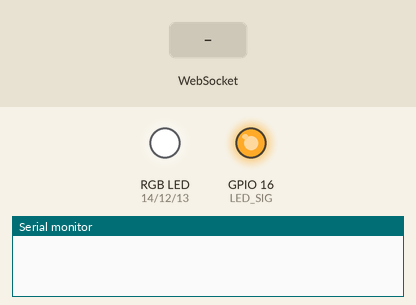
Bench run of a sketch on a simulated ESP8266 (NodeMCU). Parts: an RGB LED mixed from three pins (HIGH = lit), output pins drawn as LEDs (lit = HIGH), the last lines printed to the serial monitor. The inputs (shaded band) are chosen by the test bench. Storage starts empty.

Above: at 0.1 s.
At 3.2 s:
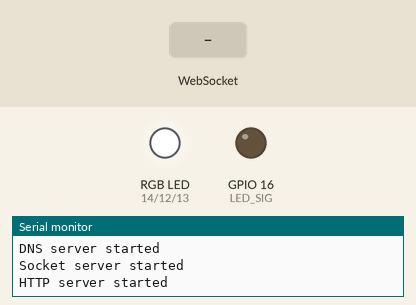
3.3 s: WebSocket text "1" received
Timing chart, 0 to 6.3 s (numbered marks = the images above; inputs shaded):
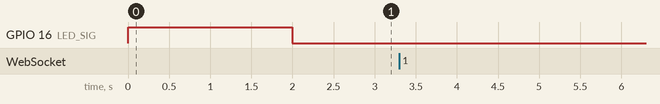

The sketch:

ESP8266_R1.ino
```cpp
#include <ESP8266WiFi.h>
#include <DNSServer.h>
#include <ESP8266WebServer.h>
#include <WebSocketsServer.h>
#include <ArduinoJson.h>
#include <FS.h>

#define Serial_Speed      115200

#define Project_SSID      "Robot_R1"
#define Project_PASSWORD  "12345678"
#define Project_HOST      "www.robot.com"

#define UsePassword_Flag  false

# define LED_R 14
# define LED_G 12
# define LED_B 13

# define LED_SIG 16

#define jsonBufferSize 100

const char* ssid = Project_SSID;
const char* password = Project_PASSWORD;
const char* dns_host = Project_HOST;

const byte DNS_PORT = 53;
const byte TCP_PORT = 80;
const byte Sockets_PORT = 81;

IPAddress apIP(192, 168, 0, 1);       // IP, gateway
IPAddress apNetmask(255, 255, 255, 0);  // netmask
ESP8266WebServer webServer(TCP_PORT);
DNSServer dnsServer;
WebSocketsServer webSocket = WebSocketsServer(Sockets_PORT);

DynamicJsonDocument jsonBuffer(jsonBufferSize);

void setup() {
  ledConfig();
  serialConfig();
  spiffsConfig();
  apConfig();
  dnsConfigBegin();
  socketConfigBegin();
  apHandle();
  apBegin();
}

void loop() {
  dnsServer.processNextRequest();
  webSocket.loop();
  webServer.handleClient();
  if (Serial.available() > 0) {
    char c[] = {(char)Serial.read()};
    webSocket.broadcastTXT(c, sizeof(c));
  }
}

void ledConfig() {
  pinMode(LED_R, OUTPUT);
  pinMode(LED_G, OUTPUT);
  pinMode(LED_B, OUTPUT);
  pinMode(LED_SIG, OUTPUT);

  digitalWrite(LED_R, HIGH);
  digitalWrite(LED_G, HIGH);
  digitalWrite(LED_B, HIGH);

  digitalWrite(LED_SIG, HIGH);
  delay(2000);
  digitalWrite(LED_SIG, LOW);
}

void serialConfig() {
  Serial.begin(Serial_Speed);
}

void spiffsConfig() {
  Serial.print("Setting SPIFFS configuration ... ");
  Serial.println(SPIFFS.begin() ? "Ready" : "Failed!");
}

void apConfig() {
  Serial.println();

  Serial.print("ESP8266 mode WIFI_AP ... ");
  Serial.println(WiFi.mode(WIFI_AP) ? "Ready" : "Failed!");

  Serial.print("Setting soft-AP IP configuration ... ");
  Serial.println(WiFi.softAPConfig(apIP, apIP, apNetmask) ? "Ready" : "Failed!");

  Serial.print("Setting soft-AP Server configuration ... ");
  if(UsePassword_Flag) {
    Serial.println(WiFi.softAP(ssid, password) ? "Ready" : "Failed!");
  } else {
    Serial.println(WiFi.softAP(ssid) ? "Ready" : "Failed!");
  }

  Serial.print("Soft-AP IP address = ");
  Serial.println(WiFi.softAPIP());
}

void apHandle() {
  webServer.onNotFound(webHandle);
}

void apBegin() {
  webServer.begin();
  Serial.println("HTTP server started");
}

void dnsConfigBegin() {
  Serial.println();

  Serial.print("Setting DNS Server configuration ... ");
  dnsServer.setTTL(300);
  dnsServer.setErrorReplyCode(DNSReplyCode::ServerFailure);
  Serial.println("Ready");

  Serial.print("Setting DNS Server start ... ");
  while (!dnsServer.start(DNS_PORT, dns_host, apIP)) {
    Serial.println("Failed!");
    Serial.print("Wait 1 second try again ...");
    delay(1000);
  }
  Serial.println("Ready");
  Serial.println("DNS server started");
}

void socketConfigBegin() {
 webSocket.begin();
 webSocket.onEvent(webSocketEvent);
 Serial.println("Socket server started");
}

bool handleFileRead(String path){
  if (path.endsWith("/")) {
    path += "index.html";
  }
  String contentType = getContentType(path);
  String pathWithGz = path + ".gz";

  if (SPIFFS.exists(path) || SPIFFS.exists(pathWithGz)){
    if(SPIFFS.exists(pathWithGz)) {
      path += ".gz";
    }

    File file = SPIFFS.open(path, "r");
    webServer.streamFile(file, contentType);
    file.close();
    return true;
  }
  return false;
}

void webHandle() {
    if (!handleFileRead(webServer.uri())) {
      webServer.send(404, "text/plain", "FileNotFound");
    }
}

void webSocketEvent(uint8_t num, WStype_t type, uint8_t * payload, size_t length) {
  switch(type) {
    case WStype_DISCONNECTED:
      Serial.printf("[%u] Disconnected!\n", num);
      break;

    case WStype_CONNECTED: {
      IPAddress ip = webSocket.remoteIP(num);
      Serial.printf("[%u] Connected from %d.%d.%d.%d url: %s\n", num, ip[0], ip[1], ip[2], ip[3], payload);
      webSocket.sendTXT(num, "esp8266 Connected");
      }  // send message to client
      break;

    case WStype_TEXT:
      Serial.printf("[%u] get Text: %s\n", num, payload);
      handleSetting(payload);
      break;
  }
}

void handleSetting(uint8_t * payload){
  DeserializationError error = deserializeJson(jsonBuffer, payload);
  if (error) {
    Serial.printf("analysis JSON failed!");
  } else {
    int rgb_r = jsonBuffer["r"];
    int rgb_g = jsonBuffer["g"];
    int rgb_b = jsonBuffer["b"];
    bool sig_led = jsonBuffer["signal_led"];

    analogWrite(LED_R, map(rgb_r, 0, 255, 1023, 0));
    analogWrite(LED_G, map(rgb_g, 0, 255, 1023, 0));
    analogWrite(LED_B, map(rgb_b, 0, 255, 1023, 0));
    digitalWrite(LED_SIG, sig_led);
  }
}

String getContentType(String filename){
  if(webServer.hasArg("download")) return "application/octet-stream";
  else if(filename.endsWith(".htm")) return "text/html";
  else if(filename.endsWith(".html")) return "text/html";
  else if(filename.endsWith(".css")) return "text/css";
  else if(filename.endsWith(".js")) return "application/javascript";
  else if(filename.endsWith(".png")) return "image/png";
  else if(filename.endsWith(".gif")) return "image/gif";
  else if(filename.endsWith(".jpg")) return "image/jpeg";
  else if(filename.endsWith(".ico")) return "image/x-icon";
  else if(filename.endsWith(".xml")) return "text/xml";
  else if(filename.endsWith(".pdf")) return "application/x-pdf";
  else if(filename.endsWith(".zip")) return "application/x-zip";
  else if(filename.endsWith(".gz")) return "application/x-gzip";
  return "text/plain";
}
```
